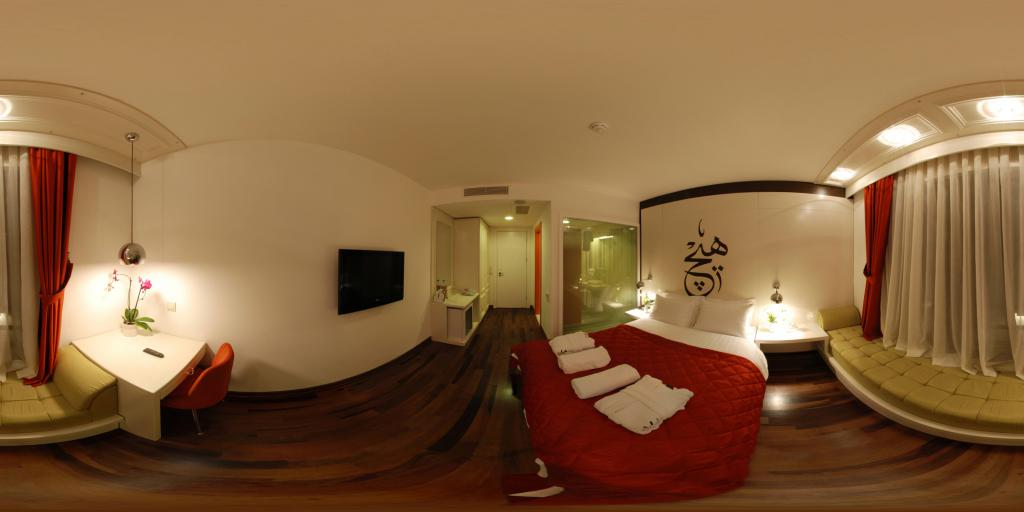
#> input picture src/Dopnet/visualization/visualizer/src/example.jpg, 1024 x 512 px
$ python pano_lsd_align.py --i ../visualization/visualizer/src/example.jpg --o_prefix ../visualization/visualizer/src/3Dlayout.png
#> lines starting #> are read from the running program, lines starting #| are printed output that depends on the picture
'''
This script is helper function for preprocessing.
Most of the code are converted from LayoutNet official's matlab code.
All functions, naming rule and data flow follow official for easier
converting and comparing.
Code is not optimized for python or numpy yet.
'''

import sys
import numpy as np
from scipy.ndimage import map_coordinates
import cv2
from pylsd import lsd


# [80 lines left out: functions computeUVN, computeUVN_vec, xyz2uvN, uv2xyzN, uv2xyzN_vec, not called in this run]


def warpImageFast(im, XXdense, YYdense):
    minX = max(1., np.floor(XXdense.min()) - 1)
    minY = max(1., np.floor(YYdense.min()) - 1)

    maxX = min(im.shape[1], np.ceil(XXdense.max()) + 1)
    maxY = min(im.shape[0], np.ceil(YYdense.max()) + 1)

    im = im[int(round(minY-1)):int(round(maxY)),
            int(round(minX-1)):int(round(maxX))]

    assert XXdense.shape == YYdense.shape
    out_shape = XXdense.shape
    coordinates = [
        (YYdense - minY).reshape(-1),
        (XXdense - minX).reshape(-1),
    ]
    im_warp = np.stack([
        map_coordinates(im[..., c], coordinates, order=1).reshape(out_shape)
        for c in range(im.shape[-1])],
        axis=-1)

    return im_warp


# [47 lines left out: function rotatePanorama, not called in this run]


def imgLookAt(im, CENTERx, CENTERy, new_imgH, fov):
    sphereH = im.shape[0]
    sphereW = im.shape[1]
    warped_im = np.zeros((new_imgH, new_imgH, 3))
    TX, TY = np.meshgrid(range(1, new_imgH + 1), range(1, new_imgH + 1))
    TX = TX.reshape(-1, 1, order='F')
    TY = TY.reshape(-1, 1, order='F')
    TX = TX - 0.5 - new_imgH/2
    TY = TY - 0.5 - new_imgH/2
    r = new_imgH / 2 / np.tan(fov/2)

    # convert to 3D
    R = np.sqrt(TY ** 2 + r ** 2)
    ANGy = np.arctan(- TY / r)
    ANGy = ANGy + CENTERy

    X = np.sin(ANGy) * R
    Y = -np.cos(ANGy) * R
    Z = TX

    INDn = np.nonzero(np.abs(ANGy) > np.pi/2)

    # project back to sphere
    ANGx = np.arctan(Z / -Y)
    RZY = np.sqrt(Z ** 2 + Y ** 2)
    ANGy = np.arctan(X / RZY)

    ANGx[INDn] = ANGx[INDn] + np.pi
    ANGx = ANGx + CENTERx

    INDy = np.nonzero(ANGy < -np.pi/2)
    ANGy[INDy] = -np.pi - ANGy[INDy]
    ANGx[INDy] = ANGx[INDy] + np.pi

    INDx = np.nonzero(ANGx <= -np.pi);   ANGx[INDx] = ANGx[INDx] + 2 * np.pi
    INDx = np.nonzero(ANGx >   np.pi);   ANGx[INDx] = ANGx[INDx] - 2 * np.pi
    INDx = np.nonzero(ANGx >   np.pi);   ANGx[INDx] = ANGx[INDx] - 2 * np.pi
    INDx = np.nonzero(ANGx >   np.pi);   ANGx[INDx] = ANGx[INDx] - 2 * np.pi

    Px = (ANGx + np.pi) / (2*np.pi) * sphereW + 0.5
    Py = ((-ANGy) + np.pi/2) / np.pi * sphereH + 0.5

    INDxx = np.nonzero(Px < 1)
    Px[INDxx] = Px[INDxx] + sphereW
    im = np.concatenate([im, im[:, :2]], 1)

    Px = Px.reshape(new_imgH, new_imgH, order='F')
    Py = Py.reshape(new_imgH, new_imgH, order='F')

    warped_im = warpImageFast(im, Px, Py)

    return warped_im


def separatePano(panoImg, fov, x, y, imgSize=320):
    '''cut a panorama image into several separate views'''
    assert x.shape == y.shape
    if not isinstance(fov, np.ndarray):
        fov = fov * np.ones_like(x)

    sepScene = [
        {
            'img': imgLookAt(panoImg.copy(), xi, yi, imgSize, fovi),
            'vx': xi,
            'vy': yi,
            'fov': fovi,
            'sz': imgSize,
        }
        for xi, yi, fovi in zip(x, y, fov)
    ]

    return sepScene


def lsdWrap(img):
    '''
    Opencv implementation of
    Rafael Grompone von Gioi, Jérémie Jakubowicz, Jean-Michel Morel, and Gregory Randall,
    LSD: a Line Segment Detector, Image Processing On Line, vol. 2012.
    [Rafael12] http://www.ipol.im/pub/art/2012/gjmr-lsd/?utm_source=doi
    @img
        input image
    '''
    if len(img.shape) == 3:
        img = cv2.cvtColor(img, cv2.COLOR_RGB2GRAY)

    lines = lsd(img, quant=0.7)
    if lines is None:
        return np.zeros_like(img), np.array([])
    edgeMap = np.zeros_like(img)
    for i in range(lines.shape[0]):
        pt1 = (int(lines[i, 0]), int(lines[i, 1]))
        pt2 = (int(lines[i, 2]), int(lines[i, 3]))
        width = lines[i, 4]
        cv2.line(edgeMap, pt1, pt2, 255, int(np.ceil(width / 2)))
    edgeList = np.concatenate([lines, np.ones_like(lines[:, :2])], 1)
    return edgeMap, edgeList


# [529 lines left out: functions edgeFromImg2Pano, _intersection, _insideRange, combineEdgesN, icosahedron2sphere, curveFitting and 6 more, not called in this run]


def panoEdgeDetection(img, viewSize=320, qError=0.7, refineIter=3):
    '''
    line detection on panorama
       INPUT:
           img: image waiting for detection, double type, range 0~1
           viewSize: image size of croped views
           qError: set smaller if more line segment wanted
       OUTPUT:
           oLines: detected line segments
           vp: vanishing point
           views: separate views of panorama
           edges: original detection of line segments in separate views
           panoEdge: image for visualize line segments
    '''
    cutSize = viewSize
    fov = np.pi / 3
    xh = np.arange(-np.pi, np.pi*5/6, np.pi/6)
    yh = np.zeros(xh.shape[0])
    xp = np.array([-3/3, -2/3, -1/3, 0/3,  1/3, 2/3, -3/3, -2/3, -1/3,  0/3,  1/3,  2/3]) * np.pi
    yp = np.array([ 1/4,  1/4,  1/4, 1/4,  1/4, 1/4, -1/4, -1/4, -1/4, -1/4, -1/4, -1/4]) * np.pi
    x = np.concatenate([xh, xp, [0, 0]])
    y = np.concatenate([yh, yp, [np.pi/2., -np.pi/2]])

    sepScene = separatePano(img.copy(), fov, x, y, cutSize)
    edge = []
    for i, scene in enumerate(sepScene):
        edgeMap, edgeList = lsdWrap(scene['img'])
        edge.append({
            'img': edgeMap,
            'edgeLst': edgeList,
            'vx': scene['vx'],
            'vy': scene['vy'],
            'fov': scene['fov'],
        })
        edge[-1]['panoLst'] = edgeFromImg2Pano(edge[-1])
    lines, olines = combineEdgesN(edge)

    clines = lines.copy()
    for _ in range(refineIter):
        mainDirect, score, angle = findMainDirectionEMA(clines)

        tp, typeCost = assignVanishingType(lines, mainDirect[:3], 0.1, 10)
        lines1 = lines[tp==0]
        lines2 = lines[tp==1]
        lines3 = lines[tp==2]

        lines1rB = refitLineSegmentB(lines1, mainDirect[0], 0)
        lines2rB = refitLineSegmentB(lines2, mainDirect[1], 0)
        lines3rB = refitLineSegmentB(lines3, mainDirect[2], 0)

        clines = np.vstack([lines1rB, lines2rB, lines3rB])

    panoEdge1r = paintParameterLine(lines1rB, img.shape[1], img.shape[0])
    panoEdge2r = paintParameterLine(lines2rB, img.shape[1], img.shape[0])
    panoEdge3r = paintParameterLine(lines3rB, img.shape[1], img.shape[0])
    panoEdger = np.stack([panoEdge1r, panoEdge2r, panoEdge3r], -1)

    # output
    olines = clines
    vp = mainDirect
    views = sepScene
    edges = edge
    panoEdge = panoEdger

    return olines, vp, views, edges, panoEdge, score, angle


if __name__ == '__main__':

    # disable OpenCV3's non thread safe OpenCL option
    cv2.ocl.setUseOpenCL(False)

    import os
    import argparse
    import PIL
    from PIL import Image
    import time

    parser = argparse.ArgumentParser()
    parser.add_argument('--i', required=True)
    parser.add_argument('--o_prefix', required=True)
    parser.add_argument('--qError', default=0.7, type=float)
    parser.add_argument('--refineIter', default=3, type=int)
    args = parser.parse_args()

    # Read image
    img_ori = np.array(Image.open(args.i).resize((1024, 512)))
#> img_ori is the input picture: shape (512, 1024, 3); mean R, G, B 135.6, 99.7, 62.9

    # Vanishing point estimation & Line segments detection
    s_time = time.time()
    olines, vp, views, edges, panoEdge, score, angle = panoEdgeDetection(img_ori,
                                                                         qError=args.qError,
                                                                         refineIter=args.refineIter)
#> in separatePano, `sepScene = [ { 'img': imgLookAt(panoImg.copy(), xi, yi, imgSize, fovi)..`: sepScene = 26 items
#> the loop in panoEdgeDetection, `for i, scene in enumerate(sepScene):` made 1 pass
#> pass 1, in lsdWrap, `img = cv2.cvtColor(img, cv2.COLOR_RGB2GRAY)`:
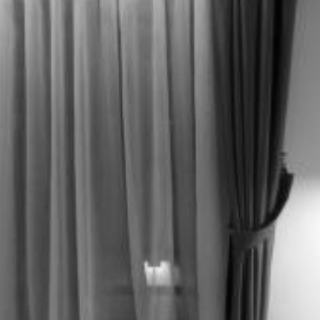
#> img: shape (320, 320); min 1, max 248, mean 98.1
#> after the loop in panoEdgeDetection, `for i, scene in enumerate(sepScene):`: edge = []
#> (the run stopped early here; a loop or call above may not have finished)
